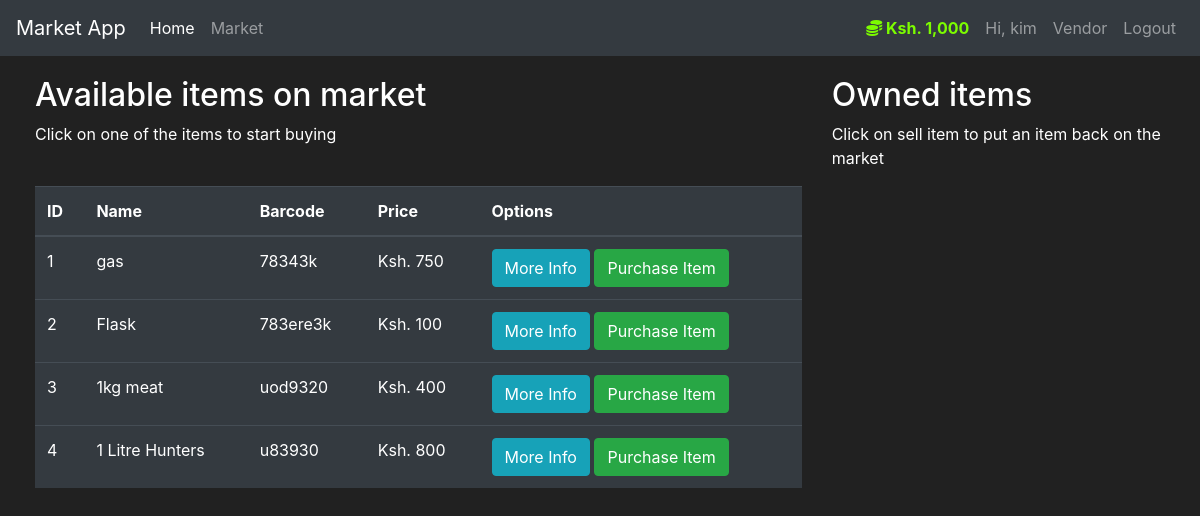
The app's page /market (signed in) with its own data.
### markets/models.py (models this page shows, shortened)
class User(db.Model, UserMixin):
    id = db.Column(db.Integer(), primary_key=True)
    username = db.Column(db.String(length=30), nullable=False, unique=True)
    email_address = db.Column(db.String(length=50), nullable=False, unique=True)
    password_hash = db.Column(db.String(length=60), nullable=False)
    budget = db.Column(db.Integer(), nullable=False, default=5000)
    items = db.relationship('Item', backref='owned_user', lazy=True)
    @property
    def password(self):
        return self.password
    @property
    def prettier_budget(self):
        if len(str(self.budget)) >= 4:
            return f'Ksh. {str(self.budget)[:-3]},{str(self.budget)[-3:]}'
        else:
            return f'Ksh. {self.budget}'

class Item(db.Model):
    id = db.Column(db.Integer(), primary_key=True)
    name = db.Column(db.String(length=30), nullable=False, unique=True)
    price = db.Column(db.Integer(), nullable=False)
    barcode = db.Column(db.String(length=12), nullable=False, unique=True)
    description = db.Column(db.String(length=1024), nullable=False, unique=True)
    owner = db.Column(db.Integer(), db.ForeignKey('user.id'))

### markets/routes.py (the view, shortened to what this page needs)
@app.route('/market', methods=['POST', 'GET'])
@login_required
def market():
    purchase_form = PurchaseItemForm()
    selling_form = SellItemForm()
    if request.method == 'GET':
        items = Item.query.filter_by(owner=None)
        owned_items = Item.query.filter_by(owner=current_user.id)
        return render_template('market.html', items=items, purchase_form=purchase_form, owned_items=owned_items,
                               selling_form=selling_form)

### markets/models.py (called while the page is built)
@login_manager.user_loader
def load_user(user_id):
    return User.query.get(int(user_id))

### markets/templates/market.html (shortened to what this page needs)
{% extends 'base.html' %}
{% block content %}
<div class="row" style="margin-top: 20px; margin-left: 20px">
   <div class="col-8">
        <h2>Available items on market</h2>
        <p> Click on one of the items to start buying</p>
   <br>
      <table class="table table-hover table-dark">
         <thead>
            <tr>
               <th scope="col">ID</th>
               <th scope="col">Name</th>
               <th scope="col">Barcode</th>
               <th scope="col">Price</th>
               <th scope="col">Options</th>
            </tr>
         </thead>
         <tbody>
            {% for  item in items %}
            <tr>
               <td>{{ item.id }}</td>
               <td>{{ item.name }}</td>
               <td>{{ item.barcode }}</td>
               <td>Ksh. {{ item.price}}</td>
               <td>
                  <button class="btn btn-outline btn-info" data-toggle="modal" data-target="#Modal-MoreInfo-{{ item.id }}">More Info</button>
                  <button class="btn btn-outline btn-success" data-toggle="modal" data-target="#Modal-PurchaseConfirm-{{ item.id }}"> Purchase Item</button>
               </td>
            </tr>
            {% endfor %}
         </tbody>
      </table>
   </div>
   <div class="col-4">
       <h2>Owned items</h2>
        <p> Click on sell item to put an item back on the market</p>
   <br>
   </div>
</div>
{% endblock %}

### markets/templates/base.html (shortened to what this page needs)
 <!doctype html>
<html lang="en">
   <head>
      <link rel="stylesheet" href="https://cdn.jsdelivr.net/npm/bootstrap@4.5.3/dist/css/bootstrap.min.css">
   </head>
   <body>
      <nav class="navbar navbar-expand-md navbar-dark bg-dark">
  <a class="navbar-brand" href="#">Market App</a>
  <div class="collapse navbar-collapse" id="navbarNav">
<ul class="navbar-nav mr-auto">
    <li class="nav-item active">
        <a class="nav-link" href="{{ url_for('home') }}">Home <span class="sr-only">(current)</span></a>
    </li>
    <li class="nav-item">
        <a class="nav-link" href="{{ url_for('market') }}">Market</a>
    </li>
</ul>
      {% if current_user.is_authenticated %}
        <ul class="navbar-nav">
            <li class="nav-item">
            <a class="nav-link" style="color: lawngreen; font-weight: bold" >
                <i class="fas fa-coins"></i>
                {{ current_user.prettier_budget }}
            </a>
         </li>
        <li class="nav-item">
            <a class="nav-link" >Hi, {{ current_user.username }}</a>
         </li>
            <li class="nav-item">
            <a class="nav-link" href="{{ url_for('vendor') }}">Vendor</a>
         </li>
        <li class="nav-item">
            <a class="nav-link" href="{{ url_for('logout_page') }}">Logout</a>
         </li>
        </ul>
      {% endif %}
  </div>
</nav>
      {% block content %}
      {% endblock %}
   </body>
</html>

### markets/templates/base.html (style rules this page uses)
body { background-color: #212121; color: white }

### records on screen
User: prettier_budget "Ksh. 1,000", username "kim"
Item: id "1", name "gas", barcode "78343k", price "750"
Item: id "2", name "Flask", barcode "783ere3k", price "100"
Item: id "3", name "1kg meat", barcode "uod9320", price "400"
Item: id "4", name "1 Litre Hunters", barcode "u83930", price "800"
